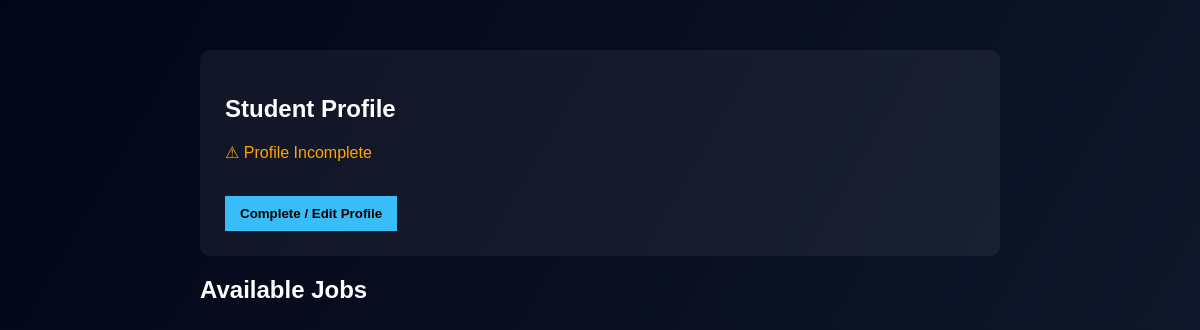
/student_dashboard (signed in), run on an earlier commit of the app's database.
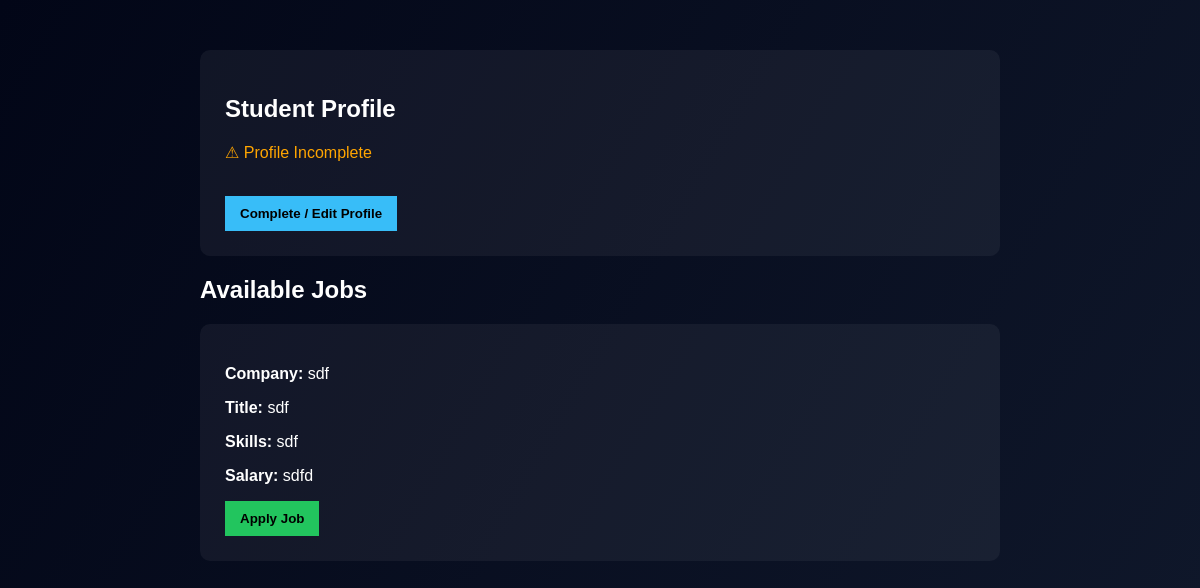
And on a later commit of the database.
### app.py (models this page shows)
class Job(db.Model):
    __tablename__ = "jobs"
    id = db.Column(db.Integer, primary_key=True)
    company_id = db.Column(
        db.Integer,
        db.ForeignKey("company_profiles.id"),
        nullable=False
    )
    title = db.Column(db.String(150))
    skills = db.Column(db.String(200))
    salary = db.Column(db.String(50))
    is_approved = db.Column(db.Boolean, default=False)
    is_closed = db.Column(db.Boolean, default=False)
    company = db.relationship("CompanyProfile", back_populates="jobs")
    applications = db.relationship(
        "Application",
        back_populates="job",
        cascade="all, delete"
    )

class CompanyProfile(db.Model):
    __tablename__ = "company_profiles"
    id = db.Column(db.Integer, primary_key=True)
    user_id = db.Column(
        db.Integer,
        db.ForeignKey("users.id"),
        nullable=False,
        unique=True
    )
    company_name = db.Column(db.String(150))
    industry = db.Column(db.String(100))
    website = db.Column(db.String(150))
    description = db.Column(db.Text)
    location = db.Column(db.String(100))
    company_size = db.Column(db.String(50))
    user = db.relationship("User", back_populates="company_profile")
    jobs = db.relationship(
        "Job",
        back_populates="company",
        cascade="all, delete"
    )

### app.py (the view)
@app.route("/student_dashboard")
def student_dashboard():
    if "user_id" not in session:
        return redirect("/login")
    user_id = session["user_id"]
    student = StudentProfile.query.filter_by(user_id=user_id).first()
    jobs = Job.query.filter_by(is_approved=True, is_closed=False).all()
    applied_job_ids = []
    if student:
        applied_job_ids = [
            app.job_id for app in student.applications
        ]
    return render_template(
        "student_dashboard.html",
        student=student,
        jobs=jobs,
        applied_job_ids=applied_job_ids
    )

### templates/student_dashboard.html (shortened to what this page needs)
<!DOCTYPE html>
<html>
<head>
</head>
<body>
    <div class="container">
        <div class="card">
            <h2>Student Profile</h2>
            {% if student %}
            <p><b>Department:</b> {{ student.department }}</p>
            <p><b>CGPA:</b> {{ student.cgpa }}</p>
            <p><b>Resume:</b> {{ student.resume }}</p>
            {% else %}
            <p class="incomplete">⚠ Profile Incomplete</p>
            {% endif %}
            <br>
            <a href="/complete-student-profile">
                <button class="btn">Complete / Edit Profile</button>
            </a>
        </div>
        <h2>Available Jobs</h2>
{% for job in jobs %}
<div class="card">
    <p><b>Company:</b> {{ job.company.company_name }}</p>
    <p><b>Title:</b> {{ job.title }}</p>
    <p><b>Skills:</b> {{ job.skills }}</p>
    <p><b>Salary:</b> {{ job.salary }}</p>
    {% if job.id in applied_job_ids %}
        <button class="btn" style="background: gray; cursor: not-allowed;">
            Applied ✓
        </button>
    {% else %}
        <a href="/apply-job/{{ job.id }}">
            <button class="btn apply">Apply Job</button>
        </a>
    {% endif %}
</div>
{% endfor %}
    </div>
</body>
</html>

What changed in the data, as far as the page shows it:
now on this page (row edited): Job: company.company_name "sdf", title "sdf", skills "sdf", salary "sdfd"
